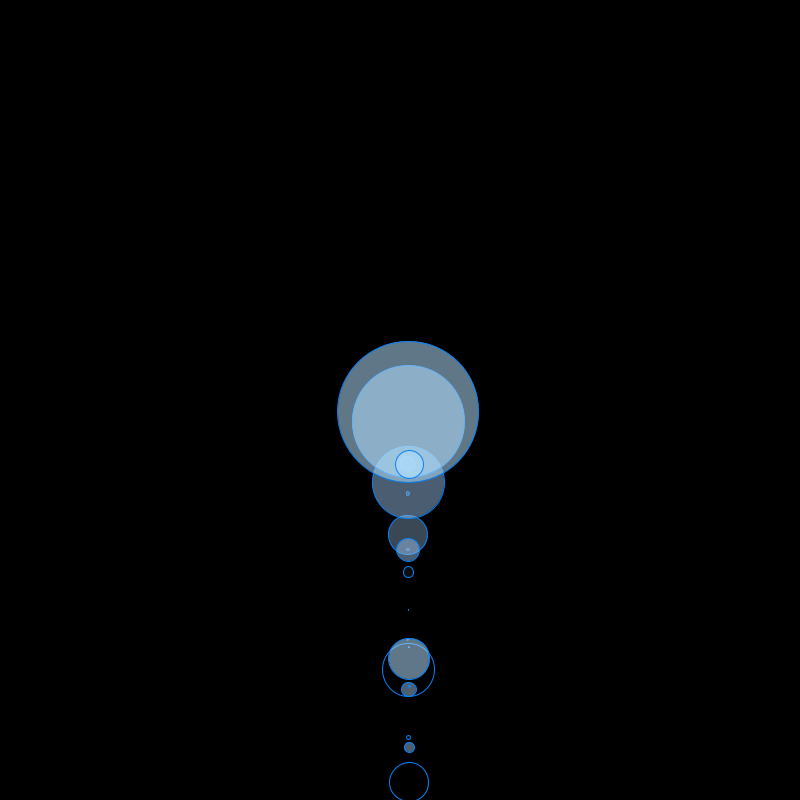
Frame 1 (no input)
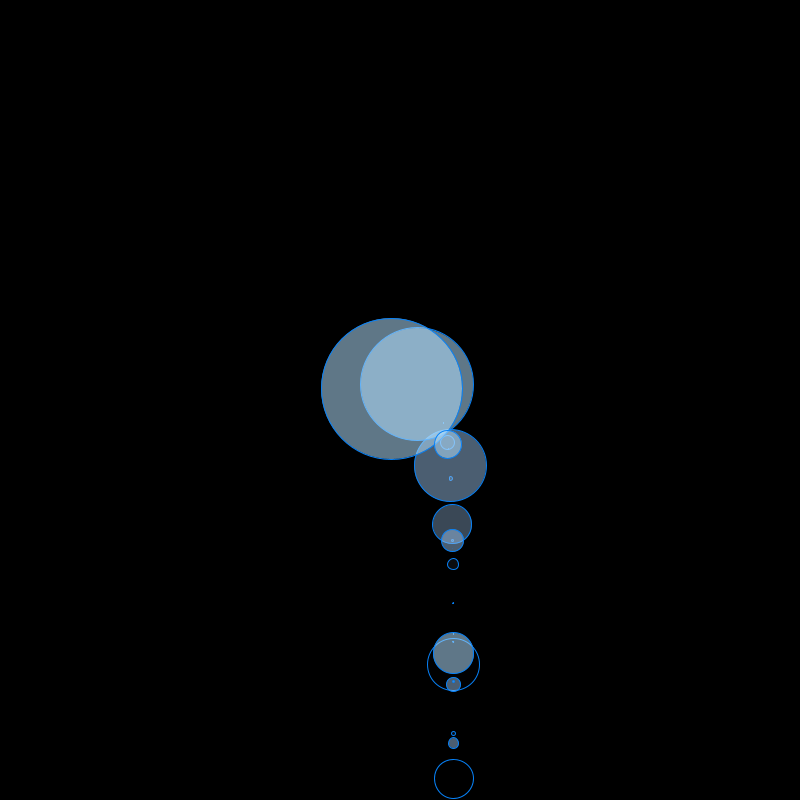
Frame 60 (the mouse pressed at the canvas centre just before this capture)
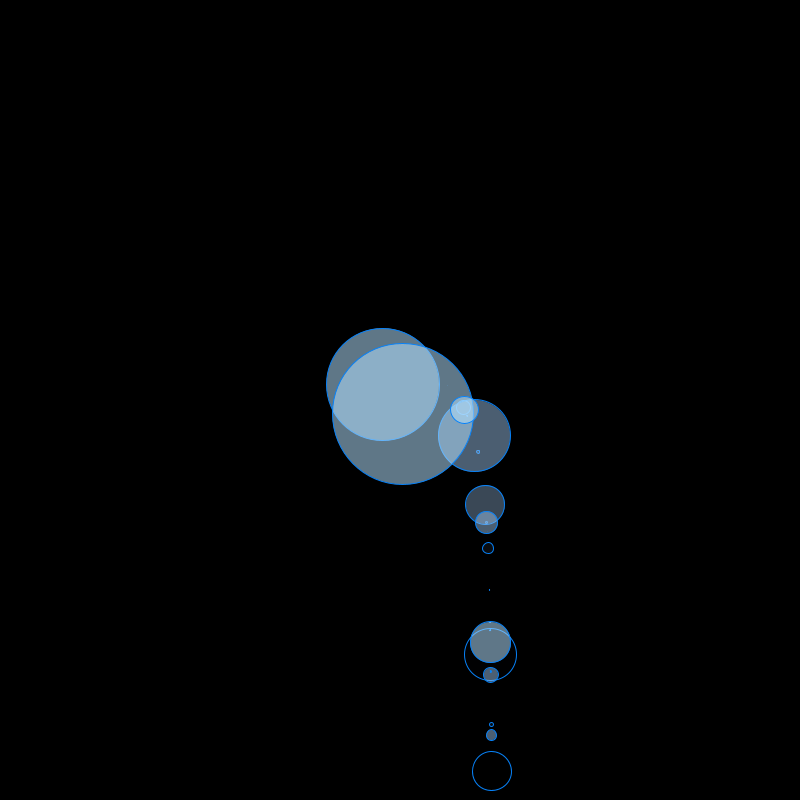
Frame 120 (the mouse held since frame 60 and released just before this capture)

The Processing sketch that drew these frames (run headless with seeded random() and noise(); from frame 60 on, the mouse is pressed at the canvas centre):

// Processing sketch: processing_120329
// ── processing_120329.pde

//Computing for the Arts with Processing homework 10
//Code copyright Stephanie Cheung, data belongs to exoplanet.eu

//display number of exoplanets found through gravitational microlensing
// sort by mass, year discovered and distance to star
//data from:
      //http://exoplanet.eu/catalog/?f=%22microlensing%22+IN+detection
//information on gravitational microlensing: 
      //http://en.wikipedia.org/wiki/Gravitational_microlensing
   
//zero time = 2004 These numbers are the years passed since 2004
    //for each discovery
float dates[] = { 4, 4, 5, 6, 6, 7, 9, 8, 8, 8, 1, 1, 
                  1, 3, 3, 3, 9, 8, 9, 8, 8, 9, 9, 0};
                  
//The mass of each planet compared to Jupiter
float mass[] = { .01, .9, .23, .0327, .157, 2.6, .029, 
                1.5, 4.8, 3.7, 3.5, .04, .017, .727, .271,
                .0694, 7.5, .96, 9.4, .11, .68, 1.85, 2.73, 2.6 };

//The distance of each planet to its parent star compared to
    //the distance from the Earth to the Sun (AU)
float dist[] = { 0.66, 0.85, 1.25, 3.2, 2.0, 1.8, .92, 2.0, 
                1.1, 8.3, 3.6, 2.8, 2.1, 2.3, 4.5, 3.3, .31, 
                3.86, .19, 3.82, 4.63, .87, 3.45, 5.1};
              
float [] amp; //distance from center of the screen to planet
              // determined by distance to star
float [] per; //speed of the planet, determined by distance to star
float [] rx;  // x position of planet
float [] ry;  // y position of planet
color [] col; // recently discovered planets are more opaque

float angle;


void setup () {
  size ( 800,800);
  rx = new float [dates.length];
  ry = new float [dates.length];
  amp = new float [dates.length];
  per = new float [dates.length];
  col = new color [dates.length];
  stroke(7, 129, 247);
}

void draw () {
smooth();
  background (0);
  drawPlanets();
}

void drawPlanets () {
 for (int i = 0; i < dates.length; i++) {
   amp [i] = dist[i]*75;
   per [i] = .00008*(1.0/dist[i]);
   rx [i] = 400 + amp[i]*sin((millis()*per[i])*(2*PI));
   ry [i] = 400 + amp[i]*cos((millis()*per[i])*(2*PI));
   col [i] = color(20*dates[i], 25*dates[i], 30*dates[i], 15*dates[i]);
   fill(col[i]);
   ellipse (rx[i], ry[i], mass[i]*15, mass[i]*15);
   // size of planet determined by the mass
 }
}
